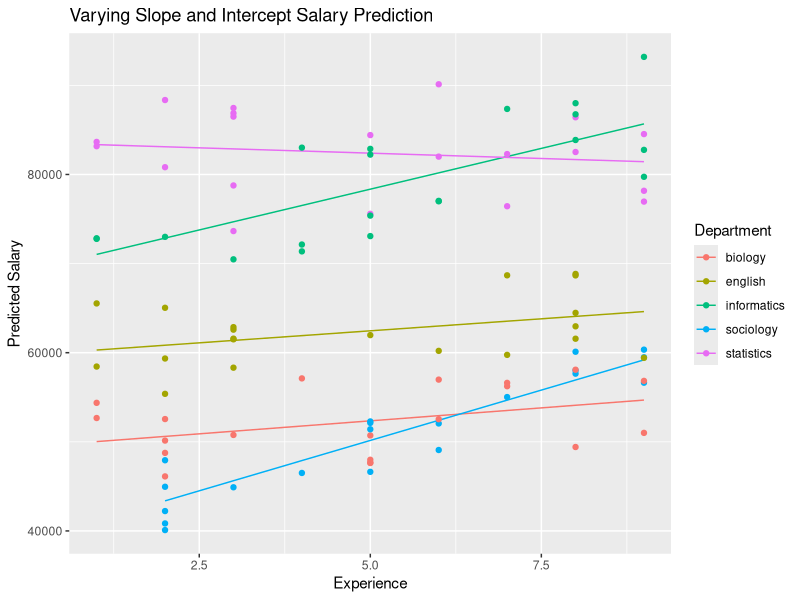
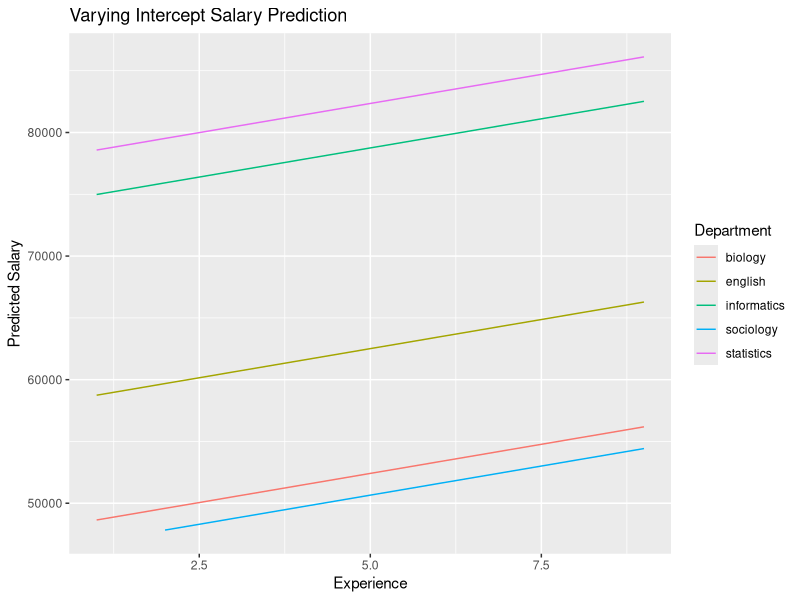
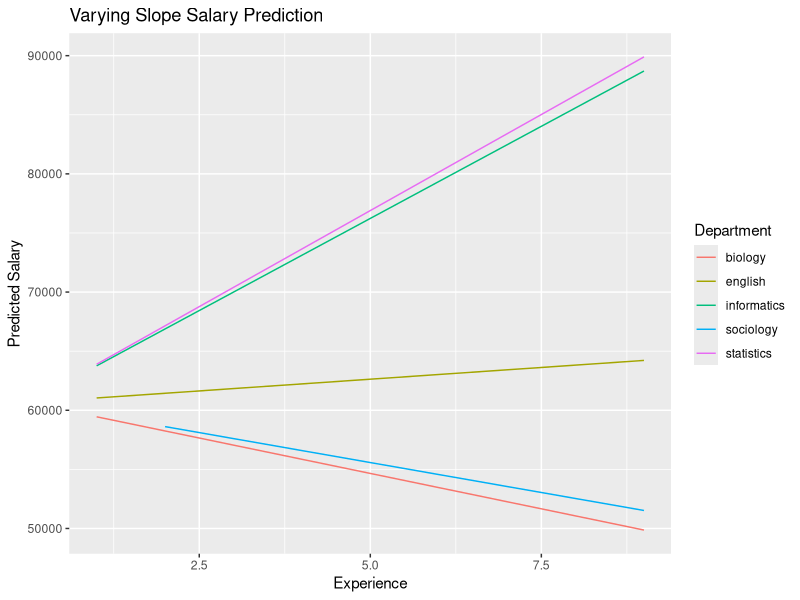
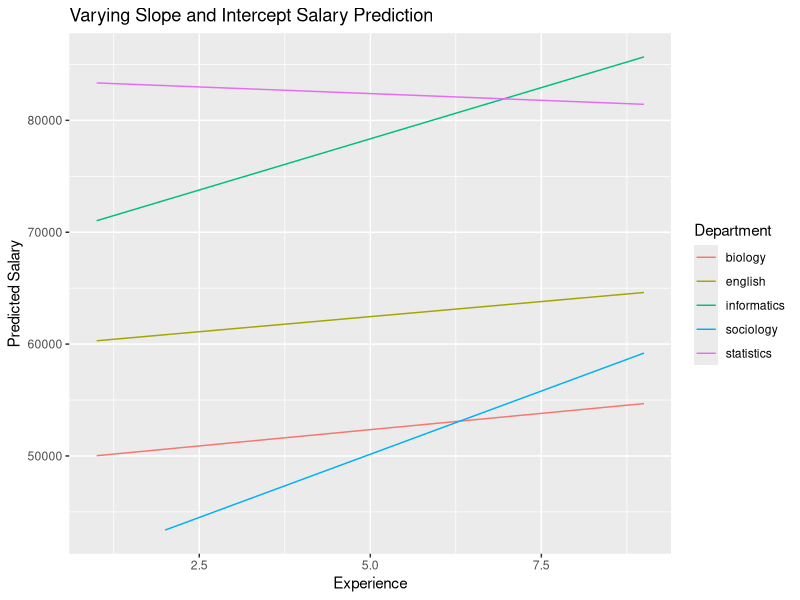

Recreate these plots in R, in order.
# Generate random salary data

# Set up
library(dplyr) # data wrangling
library(lme4) # modeling
library(ggplot2) # visualization
library(arm) # standard errors

# Parameters for generating faculty salary data
departments <- c('sociology', 'biology', 'english', 'informatics', 'statistics')
base.salaries <- c(40000, 50000, 60000, 70000, 80000)
annual.raises <- c(2000, 500, 500, 1700, 500)
faculty.per.dept <- 20
total.faculty <- faculty.per.dept * length(departments)

# Generate dataframe of faculty and (random) years of experience
ids <- 1:total.faculty
department <- rep(departments, faculty.per.dept)
experience <- floor(runif(total.faculty, 1, 10))
bases <- rep(base.salaries, faculty.per.dept) * runif(total.faculty, .9, 1.1) # noise
raises <- rep(annual.raises, faculty.per.dept) * runif(total.faculty, .9, 1.1) # noise
df <- data.frame(ids, department, bases, experience, raises)

# Generate salaries (base + experience * raise)
df <- df %>% mutate(
    salary = bases + experience * raises
)

# Model with varying intercept
m1 <- lmer(salary ~ experience + (1|department), data = df)
df$random.intercpet.preds <- predict(m1)

# Model with varying slope
m2 <- lmer(salary ~ experience + (0 + experience|department), data=df)
df$random.slope.preds <- predict(m2)

# Model with varying slope and intercept
m3 <- lmer(salary ~ experience + (1 + experience|department), data=df)
df$random.slope.int.preds <- predict(m3)

# Visualize random intercept
vary.int.graph <- ggplot(data=df, aes(x=experience, y=random.intercpet.preds, group = department, colour = department)) +
  geom_line() + 
  labs(x="Experience", y="Predicted Salary") +
  ggtitle("Varying Intercept Salary Prediction") + 
  scale_colour_discrete('Department')     

# Visualize random slope
vary.slope.graph <- ggplot(data=df, aes(x=experience, y=random.slope.preds, group = department, colour = department)) +
  geom_line() + 
  labs(x="Experience", y="Predicted Salary") +
  ggtitle("Varying Slope Salary Prediction") + 
  scale_colour_discrete('Department')

# Visualize random slope + intercept
vary.slope.int.graph <- ggplot(data=df, aes(x=experience, y=random.slope.int.preds, group = department, colour = department)) +
  geom_line() + 
  labs(x="Experience", y="Predicted Salary") +
  ggtitle("Varying Slope and Intercept Salary Prediction") + 
  scale_colour_discrete('Department')

# Visualize with data
model.with.data <- ggplot(data=df, aes(x=experience, y=random.slope.int.preds, group = department, colour = department)) +
  geom_line() + 
  geom_point(aes(x=experience, y=salary, group = department, colour = department)) +
  labs(x="Experience", y="Predicted Salary") +
  ggtitle("Varying Slope and Intercept Salary Prediction") + 
  scale_colour_discrete('Department')
